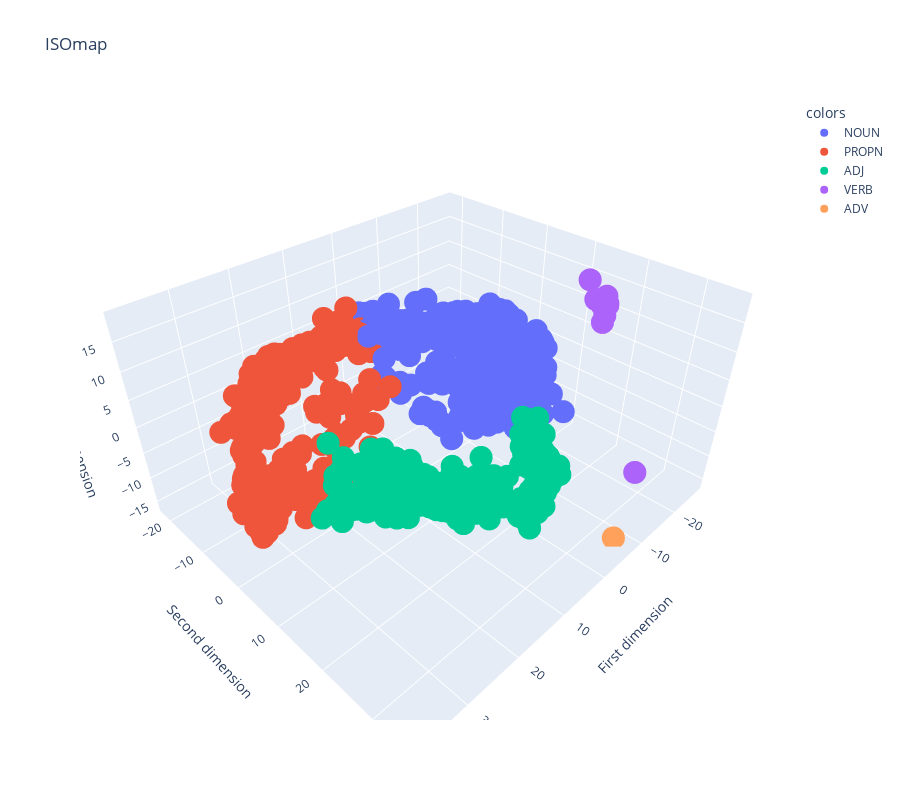

The notebook cell this image was saved under:
### Code cell
fig = px.scatter_3d(df_1, x="First dimension", y="Second dimension", z="Third dimension", color="colors", hover_name="word", height=800, size_max=2, title="ISOmap")
fig.show()

### Figure 1 — Plotly figure (JSON) as saved in the notebook; plotly's stock layout.template omitted (floating-point values rounded to 4 significant figures; data arrays with more than 128 entries replaced by an {"elided": "..."} marker saying what was removed)
{"data": [{"hovertemplate": "<b>%{hovertext}</b><br><br>colors=NOUN<br>First dimension=%{x}<br>Second dimension=%{y}<br>Third dimension=%{z}<extra></extra>", "hovertext": {"elided": "1044 str values"}, "legendgroup": "NOUN", "marker": {"color": "#636efa", "symbol": "circle"}, "mode": "markers", "name": "NOUN", "scene": "scene", "showlegend": true, "type": "scatter3d", "x": {"elided": "1044 float values"}, "y": {"elided": "1044 float values"}, "z": {"elided": "1044 float values"}}, {"hovertemplate": "<b>%{hovertext}</b><br><br>colors=PROPN<br>First dimension=%{x}<br>Second dimension=%{y}<br>Third dimension=%{z}<extra></extra>", "hovertext": {"elided": "559 str values"}, "legendgroup": "PROPN", "marker": {"color": "#EF553B", "symbol": "circle"}, "mode": "markers", "name": "PROPN", "scene": "scene", "showlegend": true, "type": "scatter3d", "x": {"elided": "559 float values"}, "y": {"elided": "559 float values"}, "z": {"elided": "559 float values"}}, {"hovertemplate": "<b>%{hovertext}</b><br><br>colors=ADJ<br>First dimension=%{x}<br>Second dimension=%{y}<br>Third dimension=%{z}<extra></extra>", "hovertext": {"elided": "353 str values"}, "legendgroup": "ADJ", "marker": {"color": "#00cc96", "symbol": "circle"}, "mode": "markers", "name": "ADJ", "scene": "scene", "showlegend": true, "type": "scatter3d", "x": {"elided": "353 float values"}, "y": {"elided": "353 float values"}, "z": {"elided": "353 float values"}}, {"hovertemplate": "<b>%{hovertext}</b><br><br>colors=VERB<br>First dimension=%{x}<br>Second dimension=%{y}<br>Third dimension=%{z}<extra></extra>", "hovertext": ["attack", "attack", "attack", "attack", "attack", "liberal", "attack", "man", "jail", "arrest", "arrest", "bomb", "attack", "attack", "arrest", "bomb", "gun", "black", "attack"], "legendgroup": "VERB", "marker": {"color": "#ab63fa", "symbol": "circle"}, "mode": "markers", "name": "VERB", "scene": "scene", "showlegend": true, "type": "scatter3d", "x": [-14.46, -14.62, -14.48, -14.29, -14.52, -12.97, -14.73, -6.582, -14.2, -14.3, -14.09, -14.61, -14.79, -14.85, -14.28, -17.87, -14.0, -13.41, -15.02], "y": [21.57, 21.82, 21.96, 22.02, 22.11, 22.57, 21.96, 35.2, 20.2, 21.29, 21.69, 21.58, 21.37, 21.15, 21.34, 16.48, 21.51, 22.53, 21.46], "z": [17.85, 17.71, 17.68, 17.7, 17.63, 15.55, 17.75, -1.555, 17.97, 18.1, 17.68, 18.33, 17.75, 17.43, 17.91, 18.62, 17.56, 16.51, 18.65]}, {"hovertemplate": "<b>%{hovertext}</b><br><br>colors=ADV<br>First dimension=%{x}<br>Second dimension=%{y}<br>Third dimension=%{z}<extra></extra>", "hovertext": ["straight"], "legendgroup": "ADV", "marker": {"color": "#FFA15A", "symbol": "circle"}, "mode": "markers", "name": "ADV", "scene": "scene", "showlegend": true, "type": "scatter3d", "x": [-6.924], "y": [33.67], "z": [-16.02]}], "layout": {"height": 800, "legend": {"title": {"text": "colors"}, "tracegroupgap": 0}, "scene": {"domain": {"x": [0, 1], "y": [0, 1]}, "xaxis": {"title": {"text": "First dimension"}}, "yaxis": {"title": {"text": "Second dimension"}}, "zaxis": {"title": {"text": "Third dimension"}}}, "title": {"text": "ISOmap"}}}
